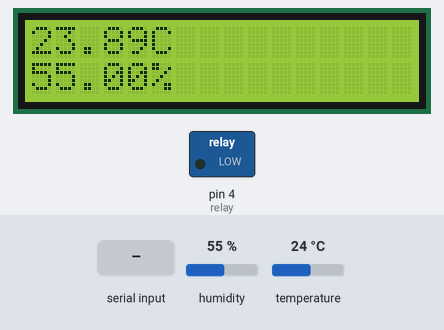
Simulated run of this sketch. Board: Arduino Uno, built with avr-gcc and run on an emulated ATmega328P. Shown: 16×2 character LCD, switched loads named in the sketch (green lamp = pin HIGH). Inputs (shaded band) come from the test bench; at power-on: humidity 55 %, temperature 24 °C. What the sketch prints to the serial monitor is not drawn.

Above: at 1.2 s.
1.3 s: "R" received over Serial
At 2.2 s:
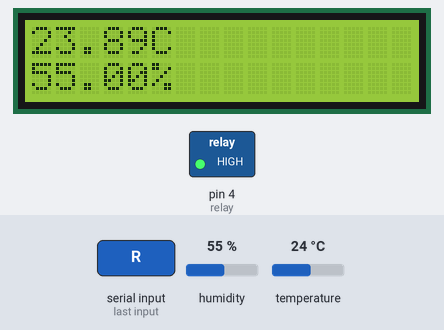
2.8 s: humidity set to 22 %
At 4.43 s:
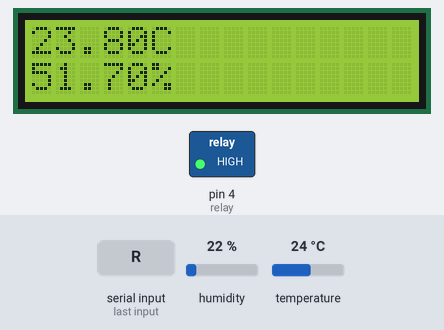
5.8 s: temperature set to 12 °C
At 11.48 s:
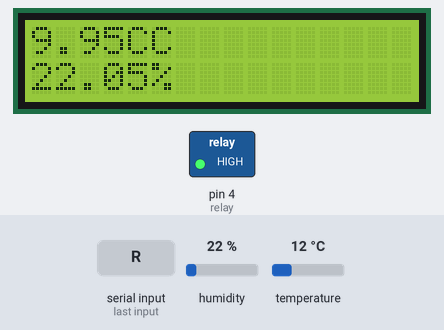
11.9 s: "r" received over Serial
At 13.7 s:
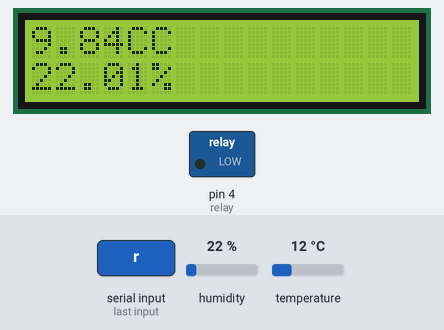
13.9 s: temperature set to 28 °C
At 14.93 s:
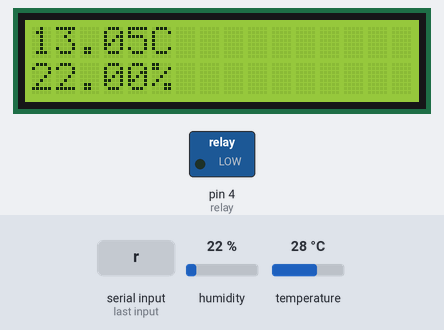
16.2 s: humidity set to 40 %
At 16.92 s:
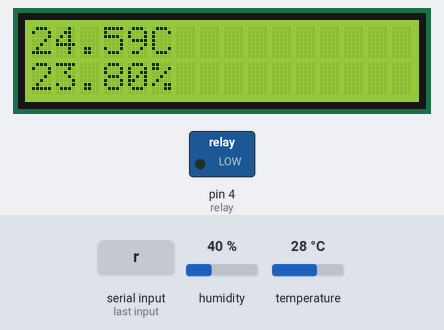
Timing chart, 0 to 19.2 s (numbered marks = the images above; inputs shaded):
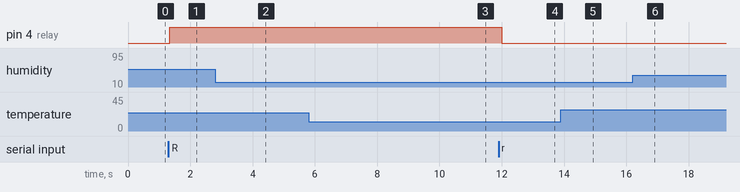

Measured:
- after the input at 1.3 s, pin 4 (relay): LOW → HIGH after 0.05 s
- after the input at 2.8 s, the display: changes after 1.6 s (image 2)
- after the input at 11.9 s, pin 4 (relay): HIGH → LOW after 0.10 s
- after the input at 13.9 s, the display: first differs from a run without the input after 0.88 s (image 5 shows a later state)
- what the display in image 4 shows lasts 0.5 s, from 13.3 s to 13.8 s

The sketch:

DHT11wFIlter.ino
```cpp
// Example testing sketch for various DHT humidity/temperature sensors
// Written by ladyada, public domain

// REQUIRES the following Arduino libraries:
// - DHT Sensor Library: https://github.com/adafruit/DHT-sensor-library
// - Adafruit Unified Sensor Lib: https://github.com/adafruit/Adafruit_Sensor

#include <Arduino.h>
#include <Ewma.h>

#include "DHT.h"

#define DHTPIN 2     // Digital pin connected to the DHT sensor
// Feather HUZZAH ESP8266 note: use pins 3, 4, 5, 12, 13 or 14 --
// Pin 15 can work but DHT must be disconnected during program upload.

// Uncomment whatever type you're using!
#define DHTTYPE DHT11   // DHT 11
//#define DHTTYPE DHT22   // DHT 22  (AM2302), AM2321
//#define DHTTYPE DHT21   // DHT 21 (AM2301)

// Connect pin 1 (on the left) of the sensor to +5V
// NOTE: If using a board with 3.3V logic like an Arduino Due connect pin 1
// to 3.3V instead of 5V!
// Connect pin 2 of the sensor to whatever your DHTPIN is
// Connect pin 4 (on the right) of the sensor to GROUND
// Connect a 10K resistor from pin 2 (data) to pin 1 (power) of the sensor

// Initialize DHT sensor.
// Note that older versions of this library took an optional third parameter to
// tweak the timings for faster processors.  This parameter is no longer needed
// as the current DHT reading algorithm adjusts itself to work on faster procs.
DHT dht(DHTPIN, DHTTYPE);

Ewma adcFilter1(0.1);
Ewma adcFilter2(0.1);

#define relay 4

#include <Wire.h>
#include <LiquidCrystal_I2C.h>

LiquidCrystal_I2C lcd(0x27, 16, 2); // set the LCD address to 0x27 for a 16 chars and 2 line display

void setup() {
  Serial.begin(9600);
  Serial.println(F("DHT11 test!"));

  pinMode(relay, OUTPUT);

  dht.begin();

  lcd.init();
  lcd.backlight();
}

void loop() {
  // Wait a few seconds between measurements.
  delay(100);

  // Reading temperature or humidity takes about 250 milliseconds!
  // Sensor readings may also be up to 2 seconds 'old' (its a very slow sensor)
  float h = dht.readHumidity();
  // Read temperature as Celsius (the default)
  float t = dht.readTemperature();
  // Read temperature as Fahrenheit (isFahrenheit = true)
  float f = dht.readTemperature(true);

  // Check if any reads failed and exit early (to try again).
  if (isnan(h) || isnan(t) || isnan(f)) {
    Serial.println(F("Failed to read from DHT sensor!"));
    return;
  }

  // Compute heat index in Fahrenheit (the default)
  float hif = dht.computeHeatIndex(f, h);
  // Compute heat index in Celsius (isFahreheit = false)
  float hic = dht.computeHeatIndex(t, h, false);

  int inC = hic * 100;
  int inH = h * 100;

  float filtered1 = adcFilter1.filter(inC);
  float filtered2 = adcFilter2.filter(inH);

  Serial.print("*T");
  Serial.print(filtered1 / 100);
  Serial.print("*H");
  Serial.print(filtered2 / 100);
  Serial.println("*");

  lcd.setCursor(0, 0);
  lcd.print(filtered1/100);
  lcd.print("C");

  lcd.setCursor(0, 1);
  lcd.print(filtered2/100);
  lcd.print("%");

  if (Serial.available()) {
    char inByte = Serial.read();

    Serial.print(inByte);
    if (inByte == 'R') {
      digitalWrite(relay, HIGH);
    } else if (inByte == 'r') {
      digitalWrite(relay, LOW);
    }
  }
}
```
